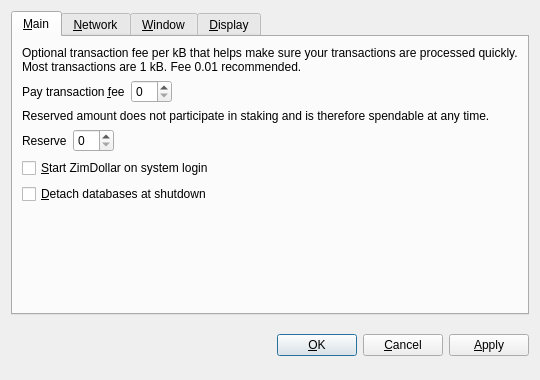
<?xml version="1.0" encoding="UTF-8"?>
<ui version="4.0">
 <class>OptionsDialog</class>
 <widget class="QDialog" name="OptionsDialog">
  <property name="geometry">
   <rect>
    <x>0</x>
    <y>0</y>
    <width>540</width>
    <height>380</height>
   </rect>
  </property>
  <property name="windowTitle">
   <string>Options</string>
  </property>
  <property name="modal">
   <bool>true</bool>
  </property>
  <layout class="QVBoxLayout" name="verticalLayout">
   <item>
    <widget class="QTabWidget" name="tabWidget">
     <property name="tabPosition">
      <enum>QTabWidget::North</enum>
     </property>
     <property name="currentIndex">
      <number>0</number>
     </property>
     <widget class="QWidget" name="tabMain">
      <attribute name="title">
       <string>&amp;Main</string>
      </attribute>
      <layout class="QVBoxLayout" name="verticalLayout_Main">
       <item>
        <widget class="QLabel" name="transactionFeeInfoLabel">
         <property name="text">
          <string>Optional transaction fee per kB that helps make sure your transactions are processed quickly. Most transactions are 1 kB. Fee 0.01 recommended.</string>
         </property>
         <property name="textFormat">
          <enum>Qt::PlainText</enum>
         </property>
         <property name="wordWrap">
          <bool>true</bool>
         </property>
        </widget>
       </item>
       <item>
        <layout class="QHBoxLayout" name="horizontalLayoutFee">
         <item>
          <widget class="QLabel" name="transactionFeeLabel">
           <property name="text">
            <string>Pay transaction &amp;fee</string>
           </property>
           <property name="textFormat">
            <enum>Qt::PlainText</enum>
           </property>
           <property name="buddy">
            <cstring>transactionFee</cstring>
           </property>
          </widget>
         </item>
         <item>
          <widget class="BitcoinAmountField" name="transactionFee"/>
         </item>
         <item>
          <spacer name="horizontalSpacerFee">
           <property name="orientation">
            <enum>Qt::Horizontal</enum>
           </property>
           <property name="sizeHint" stdset="0">
            <size>
             <width>40</width>
             <height>20</height>
            </size>
           </property>
          </spacer>
         </item>
        </layout>
       </item>
       <item>
        <widget class="QLabel" name="reserveBalanceInfoLabel">
         <property name="text">
          <string>Reserved amount does not participate in staking and is therefore spendable at any time.</string>
         </property>
         <property name="textFormat">
          <enum>Qt::PlainText</enum>
         </property>
         <property name="wordWrap">
          <bool>true</bool>
         </property>
        </widget>
       </item>
       <item>
        <layout class="QHBoxLayout" name="horizontalLayoutReserveBalance">
         <item>
          <widget class="QLabel" name="reserveBalanceLabel">
           <property name="text">
            <string>Reserve</string>
           </property>
           <property name="textFormat">
            <enum>Qt::PlainText</enum>
           </property>
           <property name="buddy">
            <cstring>reserveBalance</cstring>
           </property>
          </widget>
         </item>
         <item>
          <widget class="BitcoinAmountField" name="reserveBalance"/>
         </item>
         <item>
          <spacer name="horizontalSpacerReserveBalance">
           <property name="orientation">
            <enum>Qt::Horizontal</enum>
           </property>
           <property name="sizeHint" stdset="0">
            <size>
             <width>40</width>
             <height>20</height>
            </size>
           </property>
          </spacer>
         </item>
        </layout>
       </item>
       <item>
        <widget class="QCheckBox" name="bitcoinAtStartup">
         <property name="toolTip">
          <string>Automatically start ZimDollar after logging in to the system.</string>
         </property>
         <property name="text">
          <string>&amp;Start ZimDollar on system login</string>
         </property>
        </widget>
       </item>
       <item>
        <widget class="QCheckBox" name="detachDatabases">
         <property name="toolTip">
          <string>Detach block and address databases at shutdown. This means they can be moved to another data directory, but it slows down shutdown. The wallet is always detached.</string>
         </property>
         <property name="text">
          <string>&amp;Detach databases at shutdown</string>
         </property>
        </widget>
       </item>
       <item>
        <spacer name="verticalSpacer_Main">
         <property name="orientation">
          <enum>Qt::Vertical</enum>
         </property>
         <property name="sizeHint" stdset="0">
          <size>
           <width>20</width>
           <height>40</height>
          </size>
         </property>
        </spacer>
       </item>
      </layout>
     </widget>
     <widget class="QWidget" name="tabNetwork">
      <attribute name="title">
       <string>&amp;Network</string>
      </attribute>
      <layout class="QVBoxLayout" name="verticalLayout_Network">
       <item>
        <widget class="QCheckBox" name="mapPortUpnp">
         <property name="toolTip">
          <string>Automatically open the ZimDollar client port on the router. This only works when your router supports UPnP and it is enabled.</string>
         </property>
         <property name="text">
          <string>Map port using &amp;UPnP</string>
         </property>
        </widget>
       </item>
       <item>
        <widget class="QCheckBox" name="connectSocks">
         <property name="toolTip">
          <string>Connect to the ZimDollar network through a SOCKS proxy (e.g. when connecting through Tor).</string>
         </property>
         <property name="text">
          <string>&amp;Connect through SOCKS proxy:</string>
         </property>
        </widget>
       </item>
       <item>
        <layout class="QHBoxLayout" name="horizontalLayout_Network">
         <item>
          <widget class="QLabel" name="proxyIpLabel">
           <property name="text">
            <string>Proxy &amp;IP:</string>
           </property>
           <property name="textFormat">
            <enum>Qt::PlainText</enum>
           </property>
           <property name="buddy">
            <cstring>proxyIp</cstring>
           </property>
          </widget>
         </item>
         <item>
          <widget class="QValidatedLineEdit" name="proxyIp">
           <property name="maximumSize">
            <size>
             <width>140</width>
             <height>16777215</height>
            </size>
           </property>
           <property name="toolTip">
            <string>IP address of the proxy (e.g. 127.0.0.1)</string>
           </property>
          </widget>
         </item>
         <item>
          <widget class="QLabel" name="proxyPortLabel">
           <property name="text">
            <string>&amp;Port:</string>
           </property>
           <property name="textFormat">
            <enum>Qt::PlainText</enum>
           </property>
           <property name="buddy">
            <cstring>proxyPort</cstring>
           </property>
          </widget>
         </item>
         <item>
          <widget class="QLineEdit" name="proxyPort">
           <property name="maximumSize">
            <size>
             <width>55</width>
             <height>16777215</height>
            </size>
           </property>
           <property name="toolTip">
            <string>Port of the proxy (e.g. 9050)</string>
           </property>
          </widget>
         </item>
         <item>
          <widget class="QLabel" name="socksVersionLabel">
           <property name="text">
            <string>SOCKS &amp;Version:</string>
           </property>
           <property name="textFormat">
            <enum>Qt::PlainText</enum>
           </property>
           <property name="buddy">
            <cstring>socksVersion</cstring>
           </property>
          </widget>
         </item>
         <item>
          <widget class="QValueComboBox" name="socksVersion">
           <property name="toolTip">
            <string>SOCKS version of the proxy (e.g. 5)</string>
           </property>
          </widget>
         </item>
         <item>
          <spacer name="horizontalSpacer_Network">
           <property name="orientation">
            <enum>Qt::Horizontal</enum>
           </property>
           <property name="sizeHint" stdset="0">
            <size>
             <width>40</width>
             <height>20</height>
            </size>
           </property>
          </spacer>
         </item>
        </layout>
       </item>
       <item>
        <spacer name="verticalSpacer_Network">
         <property name="orientation">
          <enum>Qt::Vertical</enum>
         </property>
         <property name="sizeHint" stdset="0">
          <size>
           <width>20</width>
           <height>40</height>
          </size>
         </property>
        </spacer>
       </item>
      </layout>
     </widget>
     <widget class="QWidget" name="tabWindow">
      <attribute name="title">
       <string>&amp;Window</string>
      </attribute>
      <layout class="QVBoxLayout" name="verticalLayout_Window">
       <item>
        <widget class="QCheckBox" name="minimizeToTray">
         <property name="toolTip">
          <string>Show only a tray icon after minimizing the window.</string>
         </property>
         <property name="text">
          <string>&amp;Minimize to the tray instead of the taskbar</string>
         </property>
        </widget>
       </item>
       <item>
        <widget class="QCheckBox" name="minimizeOnClose">
         <property name="toolTip">
          <string>Minimize instead of exit the application when the window is closed. When this option is enabled, the application will be closed only after selecting Quit in the menu.</string>
         </property>
         <property name="text">
          <string>M&amp;inimize on close</string>
         </property>
        </widget>
       </item>
       <item>
        <spacer name="verticalSpacer_Window">
         <property name="orientation">
          <enum>Qt::Vertical</enum>
         </property>
         <property name="sizeHint" stdset="0">
          <size>
           <width>20</width>
           <height>40</height>
          </size>
         </property>
        </spacer>
       </item>
      </layout>
     </widget>
     <widget class="QWidget" name="tabDisplay">
      <attribute name="title">
       <string>&amp;Display</string>
      </attribute>
      <layout class="QVBoxLayout" name="verticalLayout_Display">
       <item>
        <layout class="QHBoxLayout" name="horizontalLayout_1_Display">
         <item>
          <widget class="QLabel" name="langLabel">
           <property name="text">
            <string>User Interface &amp;language:</string>
           </property>
           <property name="textFormat">
            <enum>Qt::PlainText</enum>
           </property>
           <property name="buddy">
            <cstring>lang</cstring>
           </property>
          </widget>
         </item>
         <item>
          <widget class="QValueComboBox" name="lang">
           <property name="toolTip">
            <string>The user interface language can be set here. This setting will take effect after restarting ZimDollar.</string>
           </property>
          </widget>
         </item>
        </layout>
       </item>
       <item>
        <layout class="QHBoxLayout" name="horizontalLayout_2_Display">
         <item>
          <widget class="QLabel" name="unitLabel">
           <property name="text">
            <string>&amp;Unit to show amounts in:</string>
           </property>
           <property name="textFormat">
            <enum>Qt::PlainText</enum>
           </property>
           <property name="buddy">
            <cstring>unit</cstring>
           </property>
          </widget>
         </item>
         <item>
          <widget class="QValueComboBox" name="unit">
           <property name="toolTip">
            <string>Choose the default subdivision unit to show in the interface and when sending coins.</string>
           </property>
          </widget>
         </item>
        </layout>
       </item>
       <item>
        <widget class="QCheckBox" name="displayAddresses">
         <property name="toolTip">
          <string>Whether to show ZimDollar addresses in the transaction list or not.</string>
         </property>
         <property name="text">
          <string>&amp;Display addresses in transaction list</string>
         </property>
        </widget>
       </item>
       <item>
        <widget class="QCheckBox" name="coinControlFeatures">
         <property name="toolTip">
          <string>Whether to show coin control features or not.</string>
         </property>
         <property name="text">
          <string>Display coin &amp;control features (experts only!)</string>
         </property>
        </widget>
       </item>
       <item>
        <spacer name="verticalSpacer_Display">
         <property name="orientation">
          <enum>Qt::Vertical</enum>
         </property>
         <property name="sizeHint" stdset="0">
          <size>
           <width>20</width>
           <height>40</height>
          </size>
         </property>
        </spacer>
       </item>
      </layout>
     </widget>
    </widget>
   </item>
   <item>
    <layout class="QHBoxLayout" name="horizontalLayout_Buttons">
     <item>
      <spacer name="horizontalSpacer_1">
       <property name="orientation">
        <enum>Qt::Horizontal</enum>
       </property>
       <property name="sizeHint" stdset="0">
        <size>
         <width>40</width>
         <height>48</height>
        </size>
       </property>
      </spacer>
     </item>
     <item>
      <widget class="QLabel" name="statusLabel">
       <property name="font">
        <font>
         <weight>75</weight>
         <bold>true</bold>
        </font>
       </property>
       <property name="text">
        <string/>
       </property>
       <property name="textFormat">
        <enum>Qt::PlainText</enum>
       </property>
       <property name="wordWrap">
        <bool>true</bool>
       </property>
      </widget>
     </item>
     <item>
      <spacer name="horizontalSpacer_2">
       <property name="orientation">
        <enum>Qt::Horizontal</enum>
       </property>
       <property name="sizeHint" stdset="0">
        <size>
         <width>40</width>
         <height>48</height>
        </size>
       </property>
      </spacer>
     </item>
     <item>
      <widget class="QPushButton" name="okButton">
       <property name="text">
        <string>&amp;OK</string>
       </property>
      </widget>
     </item>
     <item>
      <widget class="QPushButton" name="cancelButton">
       <property name="text">
        <string>&amp;Cancel</string>
       </property>
       <property name="autoDefault">
        <bool>false</bool>
       </property>
      </widget>
     </item>
     <item>
      <widget class="QPushButton" name="applyButton">
       <property name="text">
        <string>&amp;Apply</string>
       </property>
       <property name="autoDefault">
        <bool>false</bool>
       </property>
      </widget>
     </item>
    </layout>
   </item>
  </layout>
 </widget>
 <customwidgets>
  <customwidget>
   <class>BitcoinAmountField</class>
   <extends>QSpinBox</extends>
   <header>bitcoinamountfield.h</header>
  </customwidget>
  <customwidget>
   <class>QValueComboBox</class>
   <extends>QComboBox</extends>
   <header>qvaluecombobox.h</header>
  </customwidget>
  <customwidget>
   <class>QValidatedLineEdit</class>
   <extends>QLineEdit</extends>
   <header>qvalidatedlineedit.h</header>
  </customwidget>
 </customwidgets>
 <resources/>
 <connections/>
</ui>
